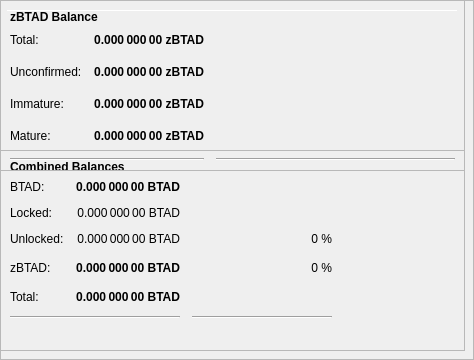
        <widget class="QFrame" name="frameObfuscation">
         <property name="minimumSize">
          <size>
           <width>0</width>
           <height>350</height>
          </size>
         </property>
         <property name="layoutDirection">
          <enum>Qt::LeftToRight</enum>
         </property>
         <property name="frameShape">
          <enum>QFrame::StyledPanel</enum>
         </property>
         <property name="frameShadow">
          <enum>QFrame::Raised</enum>
         </property>
         <widget class="QPushButton" name="runAutoDenom">
          <property name="geometry">
           <rect>
            <x>251</x>
            <y>17</y>
            <width>1</width>
            <height>1</height>
           </rect>
          </property>
          <property name="palette">
           <palette>
            <active>
             <colorrole role="WindowText">
              <brush brushstyle="SolidPattern">
               <color alpha="255">
                <red>0</red>
                <green>0</green>
                <blue>0</blue>
               </color>
              </brush>
             </colorrole>
             <colorrole role="Button">
              <brush brushstyle="SolidPattern">
               <color alpha="255">
                <red>239</red>
                <green>238</green>
                <blue>238</blue>
               </color>
              </brush>
             </colorrole>
             <colorrole role="Light">
              <brush brushstyle="SolidPattern">
               <color alpha="255">
                <red>255</red>
                <green>255</green>
                <blue>255</blue>
               </color>
              </brush>
             </colorrole>
             <colorrole role="Midlight">
              <brush brushstyle="SolidPattern">
               <color alpha="255">
                <red>247</red>
                <green>246</green>
                <blue>246</blue>
               </color>
              </brush>
             </colorrole>
             <colorrole role="Dark">
              <brush brushstyle="SolidPattern">
               <color alpha="255">
                <red>119</red>
                <green>119</green>
                <blue>119</blue>
               </color>
              </brush>
             </colorrole>
             <colorrole role="Mid">
              <brush brushstyle="SolidPattern">
               <color alpha="255">
                <red>159</red>
                <green>159</green>
                <blue>159</blue>
               </color>
              </brush>
             </colorrole>
             <colorrole role="Text">
              <brush brushstyle="SolidPattern">
               <color alpha="255">
                <red>0</red>
                <green>0</green>
                <blue>0</blue>
               </color>
              </brush>
             </colorrole>
             <colorrole role="BrightText">
              <brush brushstyle="SolidPattern">
               <color alpha="255">
                <red>255</red>
                <green>255</green>
                <blue>255</blue>
               </color>
              </brush>
             </colorrole>
             <colorrole role="ButtonText">
              <brush brushstyle="SolidPattern">
               <color alpha="255">
                <red>0</red>
                <green>0</green>
                <blue>0</blue>
               </color>
              </brush>
             </colorrole>
             <colorrole role="Base">
              <brush brushstyle="SolidPattern">
               <color alpha="255">
                <red>255</red>
                <green>255</green>
                <blue>255</blue>
               </color>
              </brush>
             </colorrole>
             <colorrole role="Window">
              <brush brushstyle="SolidPattern">
               <color alpha="255">
                <red>239</red>
                <green>238</green>
                <blue>238</blue>
               </color>
              </brush>
             </colorrole>
             <colorrole role="Shadow">
              <brush brushstyle="SolidPattern">
               <color alpha="255">
                <red>0</red>
                <green>0</green>
                <blue>0</blue>
               </color>
              </brush>
             </colorrole>
             <colorrole role="AlternateBase">
              <brush brushstyle="SolidPattern">
               <color alpha="255">
                <red>247</red>
                <green>246</green>
                <blue>246</blue>
               </color>
              </brush>
             </colorrole>
             <colorrole role="ToolTipBase">
              <brush brushstyle="SolidPattern">
               <color alpha="255">
                <red>255</red>
                <green>255</green>
                <blue>220</blue>
               </color>
              </brush>
             </colorrole>
             <colorrole role="ToolTipText">
              <brush brushstyle="SolidPattern">
               <color alpha="255">
                <red>0</red>
                <green>0</green>
                <blue>0</blue>
               </color>
              </brush>
             </colorrole>
            </active>
            <inactive>
             <colorrole role="WindowText">
              <brush brushstyle="SolidPattern">
               <color alpha="255">
                <red>0</red>
                <green>0</green>
                <blue>0</blue>
               </color>
              </brush>
             </colorrole>
             <colorrole role="Button">
              <brush brushstyle="SolidPattern">
               <color alpha="255">
                <red>239</red>
                <green>238</green>
                <blue>238</blue>
               </color>
              </brush>
             </colorrole>
             <colorrole role="Light">
              <brush brushstyle="SolidPattern">
               <color alpha="255">
                <red>255</red>
                <green>255</green>
                <blue>255</blue>
               </color>
              </brush>
             </colorrole>
             <colorrole role="Midlight">
              <brush brushstyle="SolidPattern">
               <color alpha="255">
                <red>247</red>
                <green>246</green>
                <blue>246</blue>
               </color>
              </brush>
             </colorrole>
             <colorrole role="Dark">
              <brush brushstyle="SolidPattern">
               <color alpha="255">
                <red>119</red>
                <green>119</green>
                <blue>119</blue>
               </color>
              </brush>
             </colorrole>
             <colorrole role="Mid">
              <brush brushstyle="SolidPattern">
               <color alpha="255">
                <red>159</red>
                <green>159</green>
                <blue>159</blue>
               </color>
              </brush>
             </colorrole>
             <colorrole role="Text">
              <brush brushstyle="SolidPattern">
               <color alpha="255">
                <red>0</red>
                <green>0</green>
                <blue>0</blue>
               </color>
              </brush>
             </colorrole>
             <colorrole role="BrightText">
              <brush brushstyle="SolidPattern">
               <color alpha="255">
                <red>255</red>
                <green>255</green>
                <blue>255</blue>
               </color>
              </brush>
             </colorrole>
             <colorrole role="ButtonText">
              <brush brushstyle="SolidPattern">
               <color alpha="255">
                <red>0</red>
                <green>0</green>
                <blue>0</blue>
               </color>
              </brush>
             </colorrole>
             <colorrole role="Base">
              <brush brushstyle="SolidPattern">
               <color alpha="255">
                <red>255</red>
                <green>255</green>
                <blue>255</blue>
               </color>
              </brush>
             </colorrole>
             <colorrole role="Window">
              <brush brushstyle="SolidPattern">
               <color alpha="255">
                <red>239</red>
                <green>238</green>
                <blue>238</blue>
               </color>
              </brush>
             </colorrole>
             <colorrole role="Shadow">
              <brush brushstyle="SolidPattern">
               <color alpha="255">
                <red>0</red>
                <green>0</green>
                <blue>0</blue>
               </color>
              </brush>
             </colorrole>
             <colorrole role="AlternateBase">
              <brush brushstyle="SolidPattern">
               <color alpha="255">
                <red>247</red>
                <green>246</green>
                <blue>246</blue>
               </color>
              </brush>
             </colorrole>
             <colorrole role="ToolTipBase">
              <brush brushstyle="SolidPattern">
               <color alpha="255">
                <red>255</red>
                <green>255</green>
                <blue>220</blue>
               </color>
              </brush>
             </colorrole>
             <colorrole role="ToolTipText">
              <brush brushstyle="SolidPattern">
               <color alpha="255">
                <red>0</red>
                <green>0</green>
                <blue>0</blue>
               </color>
              </brush>
             </colorrole>
            </inactive>
            <disabled>
             <colorrole role="WindowText">
              <brush brushstyle="SolidPattern">
               <color alpha="255">
                <red>119</red>
                <green>119</green>
                <blue>119</blue>
               </color>
              </brush>
             </colorrole>
             <colorrole role="Button">
              <brush brushstyle="SolidPattern">
               <color alpha="255">
                <red>239</red>
                <green>238</green>
                <blue>238</blue>
               </color>
              </brush>
             </colorrole>
             <colorrole role="Light">
              <brush brushstyle="SolidPattern">
               <color alpha="255">
                <red>255</red>
                <green>255</green>
                <blue>255</blue>
               </color>
              </brush>
             </colorrole>
             <colorrole role="Midlight">
              <brush brushstyle="SolidPattern">
               <color alpha="255">
                <red>247</red>
                <green>246</green>
                <blue>246</blue>
               </color>
              </brush>
             </colorrole>
             <colorrole role="Dark">
              <brush brushstyle="SolidPattern">
               <color alpha="255">
                <red>119</red>
                <green>119</green>
                <blue>119</blue>
               </color>
              </brush>
             </colorrole>
             <colorrole role="Mid">
              <brush brushstyle="SolidPattern">
               <color alpha="255">
                <red>159</red>
                <green>159</green>
                <blue>159</blue>
               </color>
              </brush>
             </colorrole>
             <colorrole role="Text">
              <brush brushstyle="SolidPattern">
               <color alpha="255">
                <red>119</red>
                <green>119</green>
                <blue>119</blue>
               </color>
              </brush>
             </colorrole>
             <colorrole role="BrightText">
              <brush brushstyle="SolidPattern">
               <color alpha="255">
                <red>255</red>
                <green>255</green>
                <blue>255</blue>
               </color>
              </brush>
             </colorrole>
             <colorrole role="ButtonText">
              <brush brushstyle="SolidPattern">
               <color alpha="255">
                <red>119</red>
                <green>119</green>
                <blue>119</blue>
               </color>
              </brush>
             </colorrole>
             <colorrole role="Base">
              <brush brushstyle="SolidPattern">
               <color alpha="255">
                <red>239</red>
                <green>238</green>
                <blue>238</blue>
               </color>
              </brush>
             </colorrole>
             <colorrole role="Window">
              <brush brushstyle="SolidPattern">
               <color alpha="255">
                <red>239</red>
                <green>238</green>
                <blue>238</blue>
               </color>
              </brush>
             </colorrole>
             <colorrole role="Shadow">
              <brush brushstyle="SolidPattern">
               <color alpha="255">
                <red>0</red>
                <green>0</green>
                <blue>0</blue>
               </color>
              </brush>
             </colorrole>
             <colorrole role="AlternateBase">
              <brush brushstyle="SolidPattern">
               <color alpha="255">
                <red>239</red>
                <green>238</green>
                <blue>238</blue>
               </color>
              </brush>
             </colorrole>
             <colorrole role="ToolTipBase">
              <brush brushstyle="SolidPattern">
               <color alpha="255">
                <red>255</red>
                <green>255</green>
                <blue>220</blue>
               </color>
              </brush>
             </colorrole>
             <colorrole role="ToolTipText">
              <brush brushstyle="SolidPattern">
               <color alpha="255">
                <red>0</red>
                <green>0</green>
                <blue>0</blue>
               </color>
              </brush>
             </colorrole>
            </disabled>
           </palette>
          </property>
          <property name="focusPolicy">
           <enum>Qt::NoFocus</enum>
          </property>
          <property name="autoFillBackground">
           <bool>true</bool>
          </property>
          <property name="text">
           <string/>
          </property>
          <property name="flat">
           <bool>true</bool>
          </property>
         </widget>
         <widget class="Line" name="line">
          <property name="geometry">
           <rect>
            <x>7</x>
            <y>10</y>
            <width>451</width>
            <height>1</height>
           </rect>
          </property>
          <property name="orientation">
           <enum>Qt::Horizontal</enum>
          </property>
         </widget>
         <widget class="QFrame" name="frame_3">
          <property name="geometry">
           <rect>
            <x>0</x>
            <y>150</y>
            <width>465</width>
            <height>201</height>
           </rect>
          </property>
          <property name="frameShape">
           <enum>QFrame::StyledPanel</enum>
          </property>
          <property name="frameShadow">
           <enum>QFrame::Raised</enum>
          </property>
          <layout class="QVBoxLayout" name="verticalLayout_5">
           <item>
            <layout class="QHBoxLayout" name="horizontalLayout_5" stretch="0">
             <item>
              <widget class="QLabel" name="label_5z">
               <property name="maximumSize">
                <size>
                 <width>16777215</width>
                 <height>20</height>
                </size>
               </property>
               <property name="font">
                <font>
                 <weight>75</weight>
                 <bold>true</bold>
                </font>
               </property>
               <property name="toolTip">
                <string>Combined Balances (including unconfirmed and immature coins)</string>
               </property>
               <property name="text">
                <string>&lt;html&gt;&lt;head/&gt;&lt;body&gt;&lt;p&gt;Combined Balances&lt;/p&gt;&lt;/body&gt;&lt;/html&gt;</string>
               </property>
              </widget>
             </item>
            </layout>
           </item>
           <item>
            <layout class="QGridLayout" name="gridLayout_3">
             <property name="spacing">
              <number>12</number>
             </property>
             <item row="7" column="0" colspan="2">
              <widget class="Line" name="lineSpendableBalance_3">
               <property name="orientation">
                <enum>Qt::Horizontal</enum>
               </property>
              </widget>
             </item>
             <item row="7" column="2">
              <widget class="Line" name="lineWatchBalance_3">
               <property name="sizePolicy">
                <sizepolicy hsizetype="Preferred" vsizetype="Fixed">
                 <horstretch>0</horstretch>
                 <verstretch>0</verstretch>
                </sizepolicy>
               </property>
               <property name="minimumSize">
                <size>
                 <width>140</width>
                 <height>0</height>
                </size>
               </property>
               <property name="orientation">
                <enum>Qt::Horizontal</enum>
               </property>
              </widget>
             </item>
             <item row="4" column="1">
              <widget class="QLabel" name="labelzBalancez">
               <property name="font">
                <font>
                 <weight>75</weight>
                 <bold>true</bold>
                </font>
               </property>
               <property name="cursor">
                <cursorShape>IBeamCursor</cursorShape>
               </property>
               <property name="toolTip">
                <string>Total of transactions that have yet to be confirmed, and do not yet count toward the spendable balance</string>
               </property>
               <property name="text">
                <string notr="true">0.000 000 00 BTAD</string>
               </property>
               <property name="alignment">
                <set>Qt::AlignRight|Qt::AlignTrailing|Qt::AlignVCenter</set>
               </property>
               <property name="textInteractionFlags">
                <set>Qt::LinksAccessibleByMouse|Qt::TextSelectableByKeyboard|Qt::TextSelectableByMouse</set>
               </property>
              </widget>
             </item>
             <item row="6" column="1">
              <widget class="QLabel" name="labelTotalz">
               <property name="font">
                <font>
                 <weight>75</weight>
                 <bold>true</bold>
                </font>
               </property>
               <property name="cursor">
                <cursorShape>IBeamCursor</cursorShape>
               </property>
               <property name="toolTip">
                <string>Total Balance, including unconfirmed and immature coins.</string>
               </property>
               <property name="text">
                <string notr="true">0.000 000 00 BTAD</string>
               </property>
               <property name="alignment">
                <set>Qt::AlignRight|Qt::AlignTrailing|Qt::AlignVCenter</set>
               </property>
               <property name="textInteractionFlags">
                <set>Qt::LinksAccessibleByMouse|Qt::TextSelectableByKeyboard|Qt::TextSelectableByMouse</set>
               </property>
              </widget>
             </item>
             <item row="4" column="3">
              <spacer name="horizontalSpacer_6">
               <property name="orientation">
                <enum>Qt::Horizontal</enum>
               </property>
               <property name="sizeHint" stdset="0">
                <size>
                 <width>40</width>
                 <height>20</height>
                </size>
               </property>
              </spacer>
             </item>
             <item row="6" column="0">
              <widget class="QLabel" name="labelTotalTextz">
               <property name="text">
                <string>Total:</string>
               </property>
              </widget>
             </item>
             <item row="1" column="0">
              <widget class="QLabel" name="labelBalanceTextz">
               <property name="text">
                <string>BTAD:</string>
               </property>
              </widget>
             </item>
             <item row="1" column="1">
              <widget class="QLabel" name="labelBalancez">
               <property name="font">
                <font>
                 <weight>75</weight>
                 <bold>true</bold>
                </font>
               </property>
               <property name="cursor">
                <cursorShape>IBeamCursor</cursorShape>
               </property>
               <property name="toolTip">
                <string>Your current spendable balance</string>
               </property>
               <property name="text">
                <string notr="true">0.000 000 00 BTAD</string>
               </property>
               <property name="alignment">
                <set>Qt::AlignRight|Qt::AlignTrailing|Qt::AlignVCenter</set>
               </property>
               <property name="textInteractionFlags">
                <set>Qt::LinksAccessibleByMouse|Qt::TextSelectableByKeyboard|Qt::TextSelectableByMouse</set>
               </property>
              </widget>
             </item>
             <item row="4" column="0">
              <widget class="QLabel" name="labelzBalanceTextz">
               <property name="toolTip">
                <string/>
               </property>
               <property name="text">
                <string>zBTAD:</string>
               </property>
              </widget>
             </item>
             <item row="4" column="2">
              <widget class="QLabel" name="labelzBTADPercent">
               <property name="toolTip">
                <string>Current percentage of zBTAD.
If AutoMint is enabled this percentage will settle around the configured AutoMint percentage (default = 10%)</string>
               </property>
               <property name="text">
                <string>0 %</string>
               </property>
               <property name="alignment">
                <set>Qt::AlignRight|Qt::AlignTrailing|Qt::AlignVCenter</set>
               </property>
              </widget>
             </item>
             <item row="6" column="2">
              <widget class="QLabel" name="label100Percent">
               <property name="text">
                <string/>
               </property>
               <property name="alignment">
                <set>Qt::AlignRight|Qt::AlignTrailing|Qt::AlignVCenter</set>
               </property>
              </widget>
             </item>
             <item row="2" column="1">
              <widget class="QLabel" name="labelLockedBalance">
               <property name="toolTip">
                <string>Locked BTAD or Masternode collaterals. These are excluded from zBTAD minting.</string>
               </property>
               <property name="text">
                <string>0.000 000 00 BTAD</string>
               </property>
               <property name="alignment">
                <set>Qt::AlignRight|Qt::AlignTrailing|Qt::AlignVCenter</set>
               </property>
              </widget>
             </item>
             <item row="2" column="0">
              <widget class="QLabel" name="labelLockedBalanceText">
               <property name="toolTip">
                <string>Locked BTAD or Masternode collaterals. These are excluded from zBTAD minting.</string>
               </property>
               <property name="text">
                <string>Locked:</string>
               </property>
              </widget>
             </item>
             <item row="3" column="0">
              <widget class="QLabel" name="labelUnLockedBalanceText">
               <property name="toolTip">
                <string>Unlocked XGs. These can be used for zBTAD minting.</string>
               </property>
               <property name="text">
                <string>Unlocked:</string>
               </property>
              </widget>
             </item>
             <item row="3" column="1">
              <widget class="QLabel" name="labelUnLockedBalance">
               <property name="toolTip">
                <string>Unlocked XGs. These can be used for zBTAD minting.</string>
               </property>
               <property name="text">
                <string>0.000 000 00 BTAD</string>
               </property>
               <property name="alignment">
                <set>Qt::AlignRight|Qt::AlignTrailing|Qt::AlignVCenter</set>
               </property>
              </widget>
             </item>
             <item row="3" column="2">
              <widget class="QLabel" name="labelXGPercent">
               <property name="text">
                <string>0 %</string>
               </property>
               <property name="alignment">
                <set>Qt::AlignRight|Qt::AlignTrailing|Qt::AlignVCenter</set>
               </property>
              </widget>
             </item>
            </layout>
           </item>
           <item>
            <spacer name="verticalSpacer">
             <property name="orientation">
              <enum>Qt::Vertical</enum>
             </property>
             <property name="sizeHint" stdset="0">
              <size>
               <width>20</width>
               <height>40</height>
              </size>
             </property>
            </spacer>
           </item>
          </layout>
         </widget>
         <widget class="QFrame" name="frame_4">
          <property name="geometry">
           <rect>
            <x>0</x>
            <y>0</y>
            <width>465</width>
            <height>171</height>
           </rect>
          </property>
          <property name="frameShape">
           <enum>QFrame::StyledPanel</enum>
          </property>
          <property name="frameShadow">
           <enum>QFrame::Raised</enum>
          </property>
          <layout class="QVBoxLayout" name="verticalLayout_7">
           <item>
            <layout class="QHBoxLayout" name="horizontalLayout_8" stretch="0">
             <item>
              <widget class="QLabel" name="label_5z_3">
               <property name="maximumSize">
                <size>
                 <width>16777215</width>
                 <height>20</height>
                </size>
               </property>
               <property name="font">
                <font>
                 <weight>75</weight>
                 <bold>true</bold>
                </font>
               </property>
               <property name="text">
                <string>zBTAD Balance</string>
               </property>
              </widget>
             </item>
            </layout>
           </item>
           <item>
            <layout class="QGridLayout" name="gridLayout_5">
             <property name="spacing">
              <number>12</number>
             </property>
             <item row="4" column="0">
              <widget class="QLabel" name="labelzBalanceMatureText">
               <property name="toolTip">
                <string>Mature: more than 20 confirmation and more than 1 mints of the same denomination after it was minted.
These zBTAD are spendable.</string>
               </property>
               <property name="text">
                <string>Mature:</string>
               </property>
              </widget>
             </item>
             <item row="5" column="0" colspan="2">
              <widget class="Line" name="lineSpendableBalance_5">
               <property name="orientation">
                <enum>Qt::Horizontal</enum>
               </property>
              </widget>
             </item>
             <item row="1" column="1">
              <widget class="QLabel" name="labelzBalance">
               <property name="font">
                <font>
                 <weight>75</weight>
                 <bold>true</bold>
                </font>
               </property>
               <property name="cursor">
                <cursorShape>IBeamCursor</cursorShape>
               </property>
               <property name="toolTip">
                <string>All available zBTAD, unconfirmed and immature zBTAD included.</string>
               </property>
               <property name="text">
                <string notr="true">0.000 000 00 zBTAD</string>
               </property>
               <property name="alignment">
                <set>Qt::AlignRight|Qt::AlignTrailing|Qt::AlignVCenter</set>
               </property>
               <property name="textInteractionFlags">
                <set>Qt::LinksAccessibleByMouse|Qt::TextSelectableByKeyboard|Qt::TextSelectableByMouse</set>
               </property>
              </widget>
             </item>
             <item row="5" column="2">
              <widget class="Line" name="lineWatchBalance_5">
               <property name="sizePolicy">
                <sizepolicy hsizetype="Preferred" vsizetype="Fixed">
                 <horstretch>0</horstretch>
                 <verstretch>0</verstretch>
                </sizepolicy>
               </property>
               <property name="minimumSize">
                <size>
                 <width>140</width>
                 <height>0</height>
                </size>
               </property>
               <property name="orientation">
                <enum>Qt::Horizontal</enum>
               </property>
              </widget>
             </item>
             <item row="1" column="0">
              <widget class="QLabel" name="labelzBalanceText">
               <property name="toolTip">
                <string>All available zBTAD, unconfirmed and immature zBTAD included.</string>
               </property>
               <property name="text">
                <string>Total:</string>
               </property>
              </widget>
             </item>
             <item row="1" column="2">
              <spacer name="horizontalSpacer_8">
               <property name="orientation">
                <enum>Qt::Horizontal</enum>
               </property>
               <property name="sizeHint" stdset="0">
                <size>
                 <width>40</width>
                 <height>20</height>
                </size>
               </property>
              </spacer>
             </item>
             <item row="4" column="2">
              <spacer name="horizontalSpacer_4">
               <property name="orientation">
                <enum>Qt::Horizontal</enum>
               </property>
               <property name="sizeHint" stdset="0">
                <size>
                 <width>40</width>
                 <height>20</height>
                </size>
               </property>
              </spacer>
             </item>
             <item row="4" column="1">
              <widget class="QLabel" name="labelzBalanceMature">
               <property name="font">
                <font>
                 <weight>75</weight>
                 <bold>true</bold>
                </font>
               </property>
               <property name="toolTip">
                <string>Mature: more than 20 confirmation and more than 1 mints of the same denomination after it was minted.
These zBTAD are spendable.</string>
               </property>
               <property name="text">
                <string>0.000 000 00 zBTAD</string>
               </property>
               <property name="alignment">
                <set>Qt::AlignRight|Qt::AlignTrailing|Qt::AlignVCenter</set>
               </property>
              </widget>
             </item>
             <item row="2" column="0">
              <widget class="QLabel" name="labelzBalanceUnconfirmedText">
               <property name="toolTip">
                <string>Unconfirmed: less than 20 confirmations
Immature: confirmed, but less than 1 mints of the same denomination after it was minted</string>
               </property>
               <property name="text">
                <string>Unconfirmed:</string>
               </property>
              </widget>
             </item>
             <item row="2" column="1">
              <widget class="QLabel" name="labelzBalanceUnconfirmed">
               <property name="font">
                <font>
                 <weight>75</weight>
                 <bold>true</bold>
                </font>
               </property>
               <property name="toolTip">
                <string>Unconfirmed: less than 20 confirmations
Immature: confirmed, but less than 1 mints of the same denomination after it was minted</string>
               </property>
               <property name="text">
                <string>0.000 000 00 zBTAD</string>
               </property>
               <property name="alignment">
                <set>Qt::AlignRight|Qt::AlignTrailing|Qt::AlignVCenter</set>
               </property>
              </widget>
             </item>
             <item row="2" column="2">
              <spacer name="horizontalSpacer_5">
               <property name="orientation">
                <enum>Qt::Horizontal</enum>
               </property>
               <property name="sizeHint" stdset="0">
                <size>
                 <width>40</width>
                 <height>20</height>
                </size>
               </property>
              </spacer>
             </item>
             <item row="3" column="0">
              <widget class="QLabel" name="labelzBalanceImmatureText">
               <property name="toolTip">
                <string>Unconfirmed: less than 20 confirmations
Immature: confirmed, but less than 1 mints of the same denomination after it was minted</string>
               </property>
               <property name="text">
                <string>Immature:</string>
               </property>
              </widget>
             </item>
             <item row="3" column="1">
              <widget class="QLabel" name="labelzBalanceImmature">
               <property name="font">
                <font>
                 <weight>75</weight>
                 <bold>true</bold>
                </font>
               </property>
               <property name="toolTip">
                <string>Unconfirmed: less than 20 confirmations
Immature: confirmed, but less than 1 mints of the same denomination after it was minted</string>
               </property>
               <property name="text">
                <string>0.000 000 00 zBTAD</string>
               </property>
               <property name="alignment">
                <set>Qt::AlignRight|Qt::AlignTrailing|Qt::AlignVCenter</set>
               </property>
              </widget>
             </item>
             <item row="3" column="2">
              <spacer name="horizontalSpacer_7">
               <property name="orientation">
                <enum>Qt::Horizontal</enum>
               </property>
               <property name="sizeHint" stdset="0">
                <size>
                 <width>40</width>
                 <height>20</height>
                </size>
               </property>
              </spacer>
             </item>
            </layout>
           </item>
          </layout>
         </widget>
        </widget>
